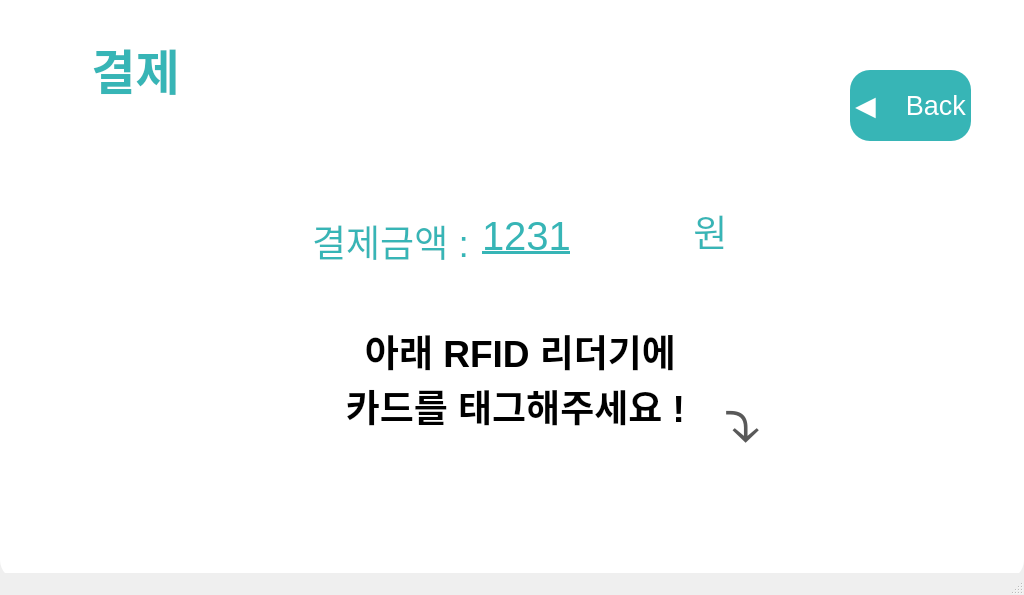
<?xml version="1.0" encoding="UTF-8"?>
<ui version="4.0">
 <class>payWindow</class>
 <widget class="QMainWindow" name="payWindow">
  <property name="geometry">
   <rect>
    <x>0</x>
    <y>0</y>
    <width>1024</width>
    <height>595</height>
   </rect>
  </property>
  <property name="windowTitle">
   <string>MainWindow</string>
  </property>
  <widget class="QWidget" name="centralwidget">
   <widget class="QLabel" name="storeLabel">
    <property name="geometry">
     <rect>
      <x>0</x>
      <y>-20</y>
      <width>1024</width>
      <height>600</height>
     </rect>
    </property>
    <property name="font">
     <font>
      <underline>true</underline>
     </font>
    </property>
    <property name="styleSheet">
     <string notr="true">background-color: rgba( 255, 255, 255); border-radius: 20px</string>
    </property>
    <property name="text">
     <string/>
    </property>
   </widget>
   <widget class="QPushButton" name="backBtn">
    <property name="geometry">
     <rect>
      <x>850</x>
      <y>70</y>
      <width>121</width>
      <height>71</height>
     </rect>
    </property>
    <property name="font">
     <font>
      <pointsize>20</pointsize>
     </font>
    </property>
    <property name="styleSheet">
     <string notr="true">color:rgb(255,255,255);background-color: rgb(55, 181, 182); border-radius: 20px</string>
    </property>
    <property name="text">
     <string>◀️    Back</string>
    </property>
   </widget>
   <widget class="QTextEdit" name="textEdit">
    <property name="geometry">
     <rect>
      <x>30</x>
      <y>30</y>
      <width>211</width>
      <height>101</height>
     </rect>
    </property>
    <property name="styleSheet">
     <string notr="true">color:rgb(55, 181, 182);background-color: rgb(255,255,255); border-radius: 20px</string>
    </property>
    <property name="html">
     <string>&lt;!DOCTYPE HTML PUBLIC &quot;-//W3C//DTD HTML 4.0//EN&quot; &quot;http://www.w3.org/TR/REC-html40/strict.dtd&quot;&gt;
&lt;html&gt;&lt;head&gt;&lt;meta name=&quot;qrichtext&quot; content=&quot;1&quot; /&gt;&lt;style type=&quot;text/css&quot;&gt;
p, li { white-space: pre-wrap; }
&lt;/style&gt;&lt;/head&gt;&lt;body style=&quot; font-family:'Ubuntu'; font-size:11pt; font-weight:400; font-style:normal;&quot;&gt;
&lt;p align=&quot;center&quot; style=&quot; margin-top:0px; margin-bottom:0px; margin-left:0px; margin-right:0px; -qt-block-indent:0; text-indent:0px;&quot;&gt;&lt;span style=&quot; font-size:36pt; font-weight:600;&quot;&gt;결제&lt;/span&gt;&lt;/p&gt;&lt;/body&gt;&lt;/html&gt;</string>
    </property>
   </widget>
   <widget class="QTextEdit" name="textEdit_2">
    <property name="geometry">
     <rect>
      <x>290</x>
      <y>210</y>
      <width>201</width>
      <height>131</height>
     </rect>
    </property>
    <property name="styleSheet">
     <string notr="true">color:rgb(55, 181, 182);background-color: rgb(255,255,255); border-radius: 20px</string>
    </property>
    <property name="html">
     <string>&lt;!DOCTYPE HTML PUBLIC &quot;-//W3C//DTD HTML 4.0//EN&quot; &quot;http://www.w3.org/TR/REC-html40/strict.dtd&quot;&gt;
&lt;html&gt;&lt;head&gt;&lt;meta name=&quot;qrichtext&quot; content=&quot;1&quot; /&gt;&lt;style type=&quot;text/css&quot;&gt;
p, li { white-space: pre-wrap; }
&lt;/style&gt;&lt;/head&gt;&lt;body style=&quot; font-family:'Ubuntu'; font-size:11pt; font-weight:400; font-style:normal;&quot;&gt;
&lt;p align=&quot;center&quot; style=&quot; margin-top:0px; margin-bottom:0px; margin-left:0px; margin-right:0px; -qt-block-indent:0; text-indent:0px;&quot;&gt;&lt;span style=&quot; font-size:28pt;&quot;&gt;결제금액 :&lt;/span&gt;&lt;/p&gt;&lt;/body&gt;&lt;/html&gt;</string>
    </property>
   </widget>
   <widget class="QTextEdit" name="textEdit_4">
    <property name="geometry">
     <rect>
      <x>680</x>
      <y>200</y>
      <width>61</width>
      <height>71</height>
     </rect>
    </property>
    <property name="styleSheet">
     <string notr="true">color:rgb(55, 181, 182);background-color: rgb(255,255,255); border-radius: 20px</string>
    </property>
    <property name="html">
     <string>&lt;!DOCTYPE HTML PUBLIC &quot;-//W3C//DTD HTML 4.0//EN&quot; &quot;http://www.w3.org/TR/REC-html40/strict.dtd&quot;&gt;
&lt;html&gt;&lt;head&gt;&lt;meta name=&quot;qrichtext&quot; content=&quot;1&quot; /&gt;&lt;style type=&quot;text/css&quot;&gt;
p, li { white-space: pre-wrap; }
&lt;/style&gt;&lt;/head&gt;&lt;body style=&quot; font-family:'Ubuntu'; font-size:11pt; font-weight:400; font-style:normal;&quot;&gt;
&lt;p align=&quot;center&quot; style=&quot; margin-top:0px; margin-bottom:0px; margin-left:0px; margin-right:0px; -qt-block-indent:0; text-indent:0px;&quot;&gt;&lt;span style=&quot; font-size:28pt;&quot;&gt;원&lt;/span&gt;&lt;/p&gt;&lt;/body&gt;&lt;/html&gt;</string>
    </property>
   </widget>
   <widget class="QTextEdit" name="textEdit_5">
    <property name="geometry">
     <rect>
      <x>330</x>
      <y>320</y>
      <width>381</width>
      <height>161</height>
     </rect>
    </property>
    <property name="styleSheet">
     <string notr="true">color:rgb(0, 0, 0);background-color: rgb(255,255,255); border-radius: 20px</string>
    </property>
    <property name="html">
     <string>&lt;!DOCTYPE HTML PUBLIC &quot;-//W3C//DTD HTML 4.0//EN&quot; &quot;http://www.w3.org/TR/REC-html40/strict.dtd&quot;&gt;
&lt;html&gt;&lt;head&gt;&lt;meta name=&quot;qrichtext&quot; content=&quot;1&quot; /&gt;&lt;style type=&quot;text/css&quot;&gt;
p, li { white-space: pre-wrap; }
&lt;/style&gt;&lt;/head&gt;&lt;body style=&quot; font-family:'Ubuntu'; font-size:11pt; font-weight:400; font-style:normal;&quot;&gt;
&lt;p align=&quot;center&quot; style=&quot; margin-top:0px; margin-bottom:0px; margin-left:0px; margin-right:0px; -qt-block-indent:0; text-indent:0px;&quot;&gt;&lt;span style=&quot; font-size:28pt; font-weight:600;&quot;&gt;아래 RFID 리더기에&lt;/span&gt;&lt;/p&gt;
&lt;p align=&quot;center&quot; style=&quot; margin-top:0px; margin-bottom:0px; margin-left:0px; margin-right:0px; -qt-block-indent:0; text-indent:0px;&quot;&gt;&lt;span style=&quot; font-size:28pt; font-weight:600;&quot;&gt;카드를 태그해주세요 ! &lt;/span&gt;&lt;/p&gt;&lt;/body&gt;&lt;/html&gt;</string>
    </property>
   </widget>
   <widget class="QTextEdit" name="textEdit_6">
    <property name="geometry">
     <rect>
      <x>720</x>
      <y>380</y>
      <width>101</width>
      <height>121</height>
     </rect>
    </property>
    <property name="styleSheet">
     <string notr="true">color:rgb(0, 0, 0);background-color: rgb(255,255,255); border-radius: 20px</string>
    </property>
    <property name="html">
     <string>&lt;!DOCTYPE HTML PUBLIC &quot;-//W3C//DTD HTML 4.0//EN&quot; &quot;http://www.w3.org/TR/REC-html40/strict.dtd&quot;&gt;
&lt;html&gt;&lt;head&gt;&lt;meta name=&quot;qrichtext&quot; content=&quot;1&quot; /&gt;&lt;style type=&quot;text/css&quot;&gt;
p, li { white-space: pre-wrap; }
&lt;/style&gt;&lt;/head&gt;&lt;body style=&quot; font-family:'Ubuntu'; font-size:11pt; font-weight:400; font-style:normal;&quot;&gt;
&lt;p style=&quot; margin-top:0px; margin-bottom:0px; margin-left:0px; margin-right:0px; -qt-block-indent:0; text-indent:0px;&quot;&gt;&lt;a name=&quot;docs-internal-guid-e08127d9-7fff-f526-ef34-0e143ae3529e&quot;&gt;&lt;/a&gt;&lt;span style=&quot; font-family:'Arial','sans-serif'; font-size:48pt; color:#595959; background-color:transparent;&quot;&gt;⤵&lt;/span&gt;&lt;/p&gt;&lt;/body&gt;&lt;/html&gt;</string>
    </property>
   </widget>
   <widget class="QLineEdit" name="lineEdit">
    <property name="geometry">
     <rect>
      <x>480</x>
      <y>200</y>
      <width>211</width>
      <height>71</height>
     </rect>
    </property>
    <property name="font">
     <font>
      <pointsize>30</pointsize>
      <underline>true</underline>
     </font>
    </property>
    <property name="layoutDirection">
     <enum>Qt::LeftToRight</enum>
    </property>
    <property name="styleSheet">
     <string notr="true">color:rgb(55, 181, 182);background-color: rgb(255,255,255); border-radius: 20px</string>
    </property>
    <property name="text">
     <string>1231</string>
    </property>
   </widget>
  </widget>
  <widget class="QMenuBar" name="menubar">
   <property name="geometry">
    <rect>
     <x>0</x>
     <y>0</y>
     <width>1024</width>
     <height>22</height>
    </rect>
   </property>
  </widget>
  <widget class="QStatusBar" name="statusbar"/>
 </widget>
 <resources/>
 <connections/>
</ui>
